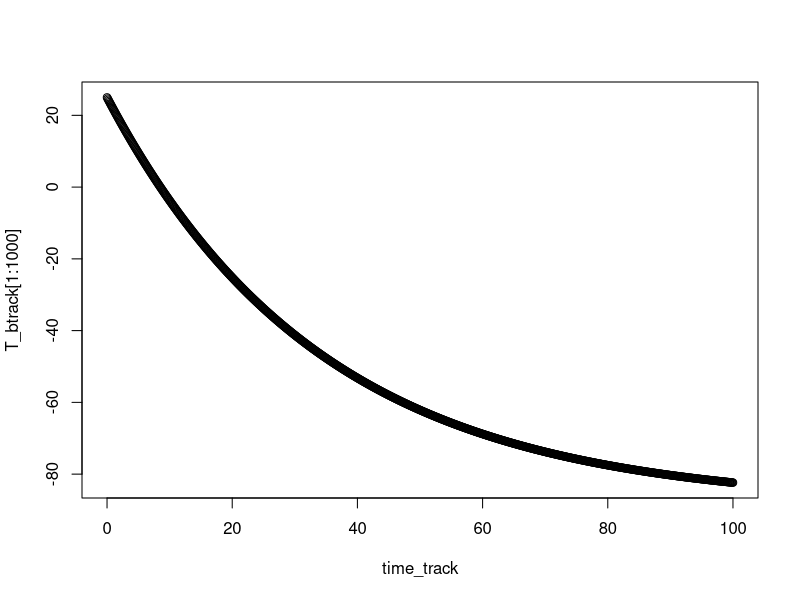

This figure's R source:
# Gavin Medley, Daniel Helfrich
# Time Dependent Solution for Thermoregulation
# Key pages of book: 469-471
#===TO DO=======

# Add in a function for M-lE_b as a function of T_b
# Investigate why the it overshoots the 
# theoretical asymptote so much (probably just the values we are using)

graphics.off()

#=====Define constants and put into vector======
K_s <- 205 # conductance of skin
K_f <- 100000000000 # conductance of pelage (fat)
K_sf <- K_s*K_f/(K_s+K_f) # combined conductance term (see p 471 for details)

G <- 0 # conductance with ground
C <- 9947 # heat capacity of body
H <- 8.38 # convection coefficient
T_rbar <- 45 # mean radiative surface temp
T_g <- 20 # ground temperature

R <- 7.29 # Eq p. 466 4*eps*sig*(T_rbar + 273)^3 linearized radiation term
K_0 <- ((K_sf + G)*(H + R) + G*K_sf)/(K_sf + H + R) # Eq (13.24) clumped insulation term
tau <- C/K_0

M <- 10.5 # basal metabolic rate
lE_b <- 6.28 # respirative energy loss
lE_r <- 0 # evap from pelage surface
lE_s <- 0 # evap from skin surface (lE_r and lE_s are equivalent with no pelage p. 471)

eps <- .00006 # emissivity of the radiative surface
sig <- 5.670e-8 # Stefan-Boltzmann constant (W m^-2 K^-4)
Q_a <- 0
Q_n <- Q_a - 3*eps*sig*(T_rbar + 273)^4 - 273*R # Eq p 466

#        1   2    3    4  5    6      7   8   9  10   11    12    13   14  15  16
cc <- c(K_s,K_f, K_sf, G, H, T_rbar, T_g, R, Q_n, M, lE_b, lE_r, lE_s, C, K_0, tau)


#=======ODE===========
# Eq (13.21) or (13.48)
ddt <- function(cc,T_b,T_a){
  T_delta <- fM_star(cc)/cc[15] #M_star/K_0
  
  dTbdt <- (fT_e(cc,T_a)+T_delta-T_b)/cc[16] #(T_e+T_delta+T_b)/tau

  return(dTbdt)
}


#======Calculate T_e=======
# Eq (13.25)
fT_e <- function(cc,T_a){
  # K_sf*(H*T_a + R*T_rbar + Q_n + T_g) + G*T_g*(H+R)
  numerator <- cc[3]*(cc[5]*T_a + cc[8]*cc[6] + cc[9] + cc[7]) + cc[4]*cc[7]*(cc[5]+cc[8])
  # (K_sf + G)*(H + R) + G*K_sf
  denominator <- (cc[3] + cc[4])*(cc[5] + cc[8]) + cc[4]*cc[3]
  T_e <- numerator/denominator
  return(T_e)
}

#=======Calculate M_star=====
# Eq (13.28)
fM_star <- function(cc){
  # (1 + ((H + R)/K_f)) / (1 + ((H + R)/K_sf))
  bracket1 <- (1 + ((cc[5] + cc[8])/cc[2]))/(1 + ((cc[5] + cc[8])/cc[3]))
  # 1/(1 + ((H + R)/K_sf))
  bracket2 <- 1/(1 + ((cc[5] + cc[8])/cc[3]))
  # M - lE_b - lE_s*bracket1 - lE_r*bracket2
  M_star <- cc[10] - cc[11] - cc[13]*bracket1 - cc[12]*bracket2
  return(M_star)
}

#=======Integration=======
# Runge Kutta 4 Method
# Take values for air temp and initial body temp
T_b0 <- 25
T_a <- 30
h <- 3
maxt <- 1000
T_btrack <- rep(NA,maxt)
T_btrack[1] <- T_b0
time_track <- seq(0,100,length=1000)
for (i in (1:length(time_track))){
  # First we define the terms in the RK4 method k1, k2, k3, k4
  k1 <- ddt(cc,T_btrack[i],T_a)
  k2 <- ddt(cc,T_btrack[i]+h*k1/2,T_a)
  k3 <- ddt(cc,T_btrack[i]+h*k2/2,T_a)
  k4 <- ddt(cc,T_btrack[i]+h*k3,T_a)
  # The iterate for RK4 (see wikipedia, or ANY numerical analysis book)
  T_btrack[i+1] <- T_btrack[i]+(1/6)*h*(k1+k2+k3+k4)
}

windows()

plot(time_track,T_btrack[1:1000])